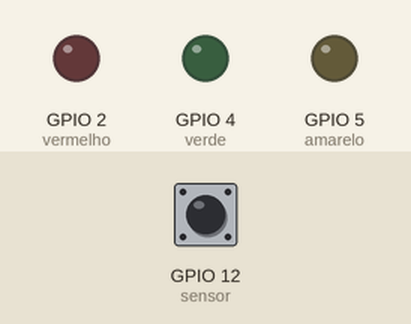
Simulated run of this sketch. Board: ESP32. Parts: output pins drawn as LEDs (lit = HIGH). Inputs (shaded band) come from the test bench; at power-on: GPIO 12 (sensor) HIGH. WiFi joins after 1.5 s; servers stay silent unless stated.

Above: at 1.85 s.
Timing chart, 0 to 7.0 s (numbered marks = the images above):
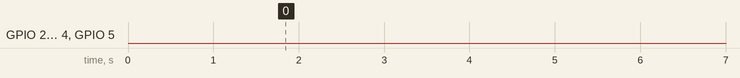

Measured:
- by itself, GPIO 2 (vermelho): LOW → HIGH at 57.8 s, → LOW 1.0 s later, → HIGH 3.0 s later, → LOW 1.0 s later, … (37 changes in this stretch)
- by itself, GPIO 4 (verde): LOW → HIGH at 20.8 s, → LOW 16.0 s later, → HIGH 3.0 s later, → LOW 1.0 s later, … (48 changes in this stretch)
- by itself, GPIO 5 (amarelo): LOW → HIGH at 36.8 s, → LOW 21.0 s later, → HIGH 3.0 s later, → LOW 1.0 s later, … (38 changes in this stretch)

The sketch:

rio.ino
```cpp
/* Projeto Curto Circuito – ESP32, Button Blynk */
/*-------- Bibliotecas ----------- */
#define BLYNK_TEMPLATE_ID "TMPL29oLUz-0Y"
#define BLYNK_TEMPLATE_NAME "Rio Renovado"
#define BLYNK_AUTH_TOKEN "a1evsh53Ahqdy9be6-_WRLN6uprhzNB5"

#define BLYNK_PRINT Serial /* Blynk Serial Print */
#include <WiFi.h> /* Wi-Fi */
#include <WiFiClient.h> /* Wi-Fi client */
#include <BlynkSimpleEsp32.h> /* Blynk-ESP32 */
/*-------- Token de Autenticação ----------- */
char auth[] = "a1evsh53Ahqdy9be6-_WRLN6uprhzNB5";
/*-------- Configurações de Wi-Fi ----------- */
char ssid[] = "Lu";
char pass[] = "maia1234";
/*-------- Pino Virtual ----------- */
BLYNK_CONNECTED()
{         /* Se conectar com Blynk */

  Blynk.syncVirtual(V12);    /* Sincroniza com o pino V2 */


}

const int vermelho = 2;
const int amarelo = 5;
const int verde = 4;
int deteccoes = 0;

void setup()
{
    Serial.begin(9600);
    pinMode(12, INPUT_PULLUP);
    pinMode(verde, OUTPUT);
    pinMode(vermelho, OUTPUT);
    pinMode(amarelo, OUTPUT);
    Blynk.begin(auth, ssid, pass);
}

void loop()
{
    Blynk.run();

    delay(1000);

    if (digitalRead(12) == HIGH) { // Se o sensor for ativado
        deteccoes++; // Incrementa o contador de deteccoes
    }

    if (deteccoes >= 10)
    {
        digitalWrite(verde, HIGH);
        Blynk.virtualWrite(V12, deteccoes);
        delay(1000);

    }


    if (deteccoes >= 15)
    {
        digitalWrite(amarelo, HIGH);
        digitalWrite(verde, LOW);
        Blynk.virtualWrite(V12, deteccoes);
        delay(1000);

    }


    if (deteccoes >= 20)
    { digitalWrite(vermelho, HIGH);
    digitalWrite(amarelo, LOW);}
        Blynk.virtualWrite(V12, deteccoes);
        delay(1000);
         digitalWrite(vermelho, LOW);
}
```
